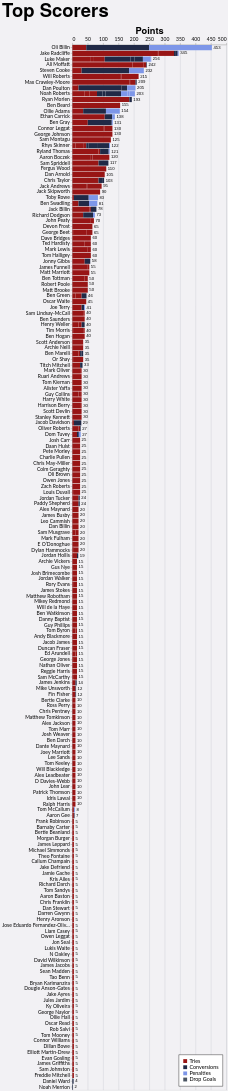

Describe this chart as a Vega-Lite specification.
### Vega-Lite specification from a JSON file in a GitHub repository (floating-point values rounded to 4 significant figures; data arrays with more than 128 entries replaced by an {"elided": "..."} marker saying what was removed)
{"config": {"axis": {"labelFont": "Lato, sans-serif", "titleFont": "PT Sans Narrow, Helvetica Neue, Helvetica, Arial, sans-serif", "labelFontSize": 13, "titleFontSize": 24, "gridColor": "#202947", "gridOpacity": 0.2}, "header": {"labelFont": "PT Sans Narrow, Helvetica Neue, Helvetica, Arial, sans-serif", "titleFont": "PT Sans Narrow, Helvetica Neue, Helvetica, Arial, sans-serif", "labelFontSize": 24, "titleFontSize": 28, "labelFontWeight": "bold", "orient": "left"}, "legend": {"labelFont": "Lato, sans-serif", "titleFont": "PT Sans Narrow, Helvetica Neue, Helvetica, Arial, sans-serif", "labelFontSize": 14, "titleFontSize": 16, "titlePadding": 5, "fillColor": "white", "strokeColor": "black", "padding": 10, "titleFontWeight": "lighter", "titleFontStyle": "italic", "titleColor": "gray", "offset": 10}, "title": {"font": "PT Sans Narrow, Helvetica Neue, Helvetica, Arial, sans-serif", "fontSize": 48, "fontWeight": "bold", "anchor": "start", "align": "center", "titlePadding": 20, "subtitlePadding": 10, "subtitleFontSize": 13, "subtitleColor": "", "subtitleFontStyle": "italic", "offset": 15, "color": "black"}, "axisX": {"labelAngle": 0}, "facet": {"title": null, "header": null, "align": {"row": "each", "column": "each"}}, "resolve": {"scale": {"y": "independent", "facet": "independent"}}, "background": "#f2f1f4"}, "layer": [{"mark": {"type": "bar"}, "encoding": {"color": {"field": "component", "legend": {"orient": "bottom-right", "title": null}, "scale": {"domain": ["Tries", "Conversions", "Penalties", "Drop Goals"], "range": ["#981515", "#202946", "#7d96e8", "#4b5563"]}, "type": "nominal"}, "order": {"field": "component_order", "sort": "ascending", "type": "quantitative"}, "tooltip": [{"field": "player", "title": "Player", "type": "nominal"}, {"field": "game_type", "title": "Game Type", "type": "nominal"}, {"field": "component", "title": "Score Type", "type": "nominal"}, {"aggregate": "sum", "field": "value", "title": "Value", "type": "quantitative"}, {"aggregate": "max", "field": "player_total", "title": "Total", "type": "quantitative"}], "x": {"aggregate": "sum", "axis": {"orient": "top", "title": "Points"}, "field": "value", "type": "quantitative"}, "y": {"field": "player", "sort": {"field": "player_total", "op": "max", "order": "descending"}, "title": null, "type": "nominal"}}}, {"mark": {"type": "text", "align": "left", "baseline": "middle", "color": "black", "dx": 4, "fontSize": 11}, "encoding": {"text": {"field": "total_value", "format": ".0f", "type": "quantitative"}, "x": {"axis": {"orient": "top", "title": "Points"}, "field": "total_value", "type": "quantitative"}, "y": {"field": "player", "sort": {"field": "player_total", "op": "max", "order": "descending"}, "title": null, "type": "nominal"}}, "transform": [{"aggregate": [{"op": "sum", "field": "value", "as": "total_value"}, {"op": "max", "field": "player_total", "as": "player_total"}], "groupby": ["player"]}]}], "data": {"name": "data-d1c20e0de40a52d38106cacdabc45261"}, "height": {"step": 15}, "params": [{"name": "seasonParam", "value": []}, {"name": "gameTypesParam", "value": []}, {"name": "gameTypeParam", "value": "All games"}, {"name": "squadParam", "value": "All"}, {"name": "scoreTypeParam", "value": "Total"}], "title": {"text": "Top Scorers"}, "transform": [{"filter": "length(seasonParam) === 0 || indexof(seasonParam, datum.season) >= 0"}, {"filter": "length(gameTypesParam) === 0 || indexof(gameTypesParam, datum.game_type) >= 0"}, {"filter": "squadParam === \"All\" || datum.squad === squadParam"}, {"filter": "scoreTypeParam === datum.score_type"}, {"joinaggregate": [{"op": "sum", "field": "value", "as": "player_total"}], "groupby": ["player"]}, {"filter": "datum.player_total > 0"}], "width": 400, "$schema": "https://vega.github.io/schema/vega-lite/v5.20.1.json", "datasets": {"data-d1c20e0de40a52d38106cacdabc45261": {"elided": "1156 records"}}}
